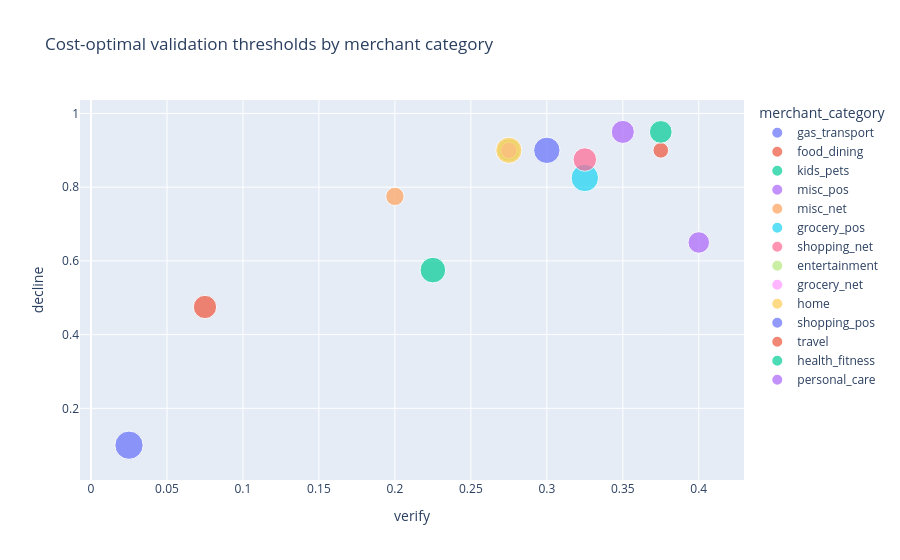

Write notebook code for a chart like this one.
### Code cell
thresholds = (
    pd.DataFrame(metadata["category_thresholds"])
    .T.reset_index(names="merchant_category")
    .sort_values("decline")
)
numeric_columns = ["verify", "decline", "validation_rows", "validation_fraud_rows"]
thresholds[numeric_columns] = thresholds[numeric_columns].apply(pd.to_numeric)
px.scatter(
    thresholds,
    x="verify",
    y="decline",
    color="merchant_category",
    size="validation_rows",
    hover_data=["validation_fraud_rows"],
    title="Cost-optimal validation thresholds by merchant category",
)

### Figure 1 — Plotly figure (JSON) as saved in the notebook; plotly's stock layout.template omitted (floating-point values rounded to 4 significant figures)
{"data": [{"customdata": [[23.0]], "hovertemplate": "merchant_category=gas_transport<br>verify=%{x}<br>decline=%{y}<br>validation_rows=%{marker.size}<br>validation_fraud_rows=%{customdata[0]}<extra></extra>", "legendgroup": "gas_transport", "marker": {"color": "#636efa", "size": [2113.0], "sizemode": "area", "sizeref": 5.282, "symbol": "circle"}, "mode": "markers", "name": "gas_transport", "orientation": "v", "showlegend": true, "type": "scatter", "x": [0.025], "xaxis": "x", "y": [0.1], "yaxis": "y"}, {"customdata": [[5.0]], "hovertemplate": "merchant_category=food_dining<br>verify=%{x}<br>decline=%{y}<br>validation_rows=%{marker.size}<br>validation_fraud_rows=%{customdata[0]}<extra></extra>", "legendgroup": "food_dining", "marker": {"color": "#EF553B", "size": [1432.0], "sizemode": "area", "sizeref": 5.282, "symbol": "circle"}, "mode": "markers", "name": "food_dining", "orientation": "v", "showlegend": true, "type": "scatter", "x": [0.075], "xaxis": "x", "y": [0.475], "yaxis": "y"}, {"customdata": [[9.0]], "hovertemplate": "merchant_category=kids_pets<br>verify=%{x}<br>decline=%{y}<br>validation_rows=%{marker.size}<br>validation_fraud_rows=%{customdata[0]}<extra></extra>", "legendgroup": "kids_pets", "marker": {"color": "#00cc96", "size": [1738.0], "sizemode": "area", "sizeref": 5.282, "symbol": "circle"}, "mode": "markers", "name": "kids_pets", "orientation": "v", "showlegend": true, "type": "scatter", "x": [0.225], "xaxis": "x", "y": [0.575], "yaxis": "y"}, {"customdata": [[5.0]], "hovertemplate": "merchant_category=misc_pos<br>verify=%{x}<br>decline=%{y}<br>validation_rows=%{marker.size}<br>validation_fraud_rows=%{customdata[0]}<extra></extra>", "legendgroup": "misc_pos", "marker": {"color": "#ab63fa", "size": [1224.0], "sizemode": "area", "sizeref": 5.282, "symbol": "circle"}, "mode": "markers", "name": "misc_pos", "orientation": "v", "showlegend": true, "type": "scatter", "x": [0.4], "xaxis": "x", "y": [0.65], "yaxis": "y"}, {"customdata": [[24.0]], "hovertemplate": "merchant_category=misc_net<br>verify=%{x}<br>decline=%{y}<br>validation_rows=%{marker.size}<br>validation_fraud_rows=%{customdata[0]}<extra></extra>", "legendgroup": "misc_net", "marker": {"color": "#FFA15A", "size": [886.0], "sizemode": "area", "sizeref": 5.282, "symbol": "circle"}, "mode": "markers", "name": "misc_net", "orientation": "v", "showlegend": true, "type": "scatter", "x": [0.2], "xaxis": "x", "y": [0.775], "yaxis": "y"}, {"customdata": [[55.0]], "hovertemplate": "merchant_category=grocery_pos<br>verify=%{x}<br>decline=%{y}<br>validation_rows=%{marker.size}<br>validation_fraud_rows=%{customdata[0]}<extra></extra>", "legendgroup": "grocery_pos", "marker": {"color": "#19d3f3", "size": [1993.0], "sizemode": "area", "sizeref": 5.282, "symbol": "circle"}, "mode": "markers", "name": "grocery_pos", "orientation": "v", "showlegend": true, "type": "scatter", "x": [0.325], "xaxis": "x", "y": [0.825], "yaxis": "y"}, {"customdata": [[42.0]], "hovertemplate": "merchant_category=shopping_net<br>verify=%{x}<br>decline=%{y}<br>validation_rows=%{marker.size}<br>validation_fraud_rows=%{customdata[0]}<extra></extra>", "legendgroup": "shopping_net", "marker": {"color": "#FF6692", "size": [1463.0], "sizemode": "area", "sizeref": 5.282, "symbol": "circle"}, "mode": "markers", "name": "shopping_net", "orientation": "v", "showlegend": true, "type": "scatter", "x": [0.325], "xaxis": "x", "y": [0.875], "yaxis": "y"}, {"customdata": [[3.0]], "hovertemplate": "merchant_category=entertainment<br>verify=%{x}<br>decline=%{y}<br>validation_rows=%{marker.size}<br>validation_fraud_rows=%{customdata[0]}<extra></extra>", "legendgroup": "entertainment", "marker": {"color": "#B6E880", "size": [1374.0], "sizemode": "area", "sizeref": 5.282, "symbol": "circle"}, "mode": "markers", "name": "entertainment", "orientation": "v", "showlegend": true, "type": "scatter", "x": [0.275], "xaxis": "x", "y": [0.9], "yaxis": "y"}, {"customdata": [[2.0]], "hovertemplate": "merchant_category=grocery_net<br>verify=%{x}<br>decline=%{y}<br>validation_rows=%{marker.size}<br>validation_fraud_rows=%{customdata[0]}<extra></extra>", "legendgroup": "grocery_net", "marker": {"color": "#FF97FF", "size": [712.0], "sizemode": "area", "sizeref": 5.282, "symbol": "circle"}, "mode": "markers", "name": "grocery_net", "orientation": "v", "showlegend": true, "type": "scatter", "x": [0.275], "xaxis": "x", "y": [0.9], "yaxis": "y"}, {"customdata": [[2.0]], "hovertemplate": "merchant_category=home<br>verify=%{x}<br>decline=%{y}<br>validation_rows=%{marker.size}<br>validation_fraud_rows=%{customdata[0]}<extra></extra>", "legendgroup": "home", "marker": {"color": "#FECB52", "size": [1811.0], "sizemode": "area", "sizeref": 5.282, "symbol": "circle"}, "mode": "markers", "name": "home", "orientation": "v", "showlegend": true, "type": "scatter", "x": [0.275], "xaxis": "x", "y": [0.9], "yaxis": "y"}, {"customdata": [[19.0]], "hovertemplate": "merchant_category=shopping_pos<br>verify=%{x}<br>decline=%{y}<br>validation_rows=%{marker.size}<br>validation_fraud_rows=%{customdata[0]}<extra></extra>", "legendgroup": "shopping_pos", "marker": {"color": "#636efa", "size": [1839.0], "sizemode": "area", "sizeref": 5.282, "symbol": "circle"}, "mode": "markers", "name": "shopping_pos", "orientation": "v", "showlegend": true, "type": "scatter", "x": [0.3], "xaxis": "x", "y": [0.9], "yaxis": "y"}, {"customdata": [[5.0]], "hovertemplate": "merchant_category=travel<br>verify=%{x}<br>decline=%{y}<br>validation_rows=%{marker.size}<br>validation_fraud_rows=%{customdata[0]}<extra></extra>", "legendgroup": "travel", "marker": {"color": "#EF553B", "size": [647.0], "sizemode": "area", "sizeref": 5.282, "symbol": "circle"}, "mode": "markers", "name": "travel", "orientation": "v", "showlegend": true, "type": "scatter", "x": [0.375], "xaxis": "x", "y": [0.9], "yaxis": "y"}, {"customdata": [[6.0]], "hovertemplate": "merchant_category=health_fitness<br>verify=%{x}<br>decline=%{y}<br>validation_rows=%{marker.size}<br>validation_fraud_rows=%{customdata[0]}<extra></extra>", "legendgroup": "health_fitness", "marker": {"color": "#00cc96", "size": [1362.0], "sizemode": "area", "sizeref": 5.282, "symbol": "circle"}, "mode": "markers", "name": "health_fitness", "orientation": "v", "showlegend": true, "type": "scatter", "x": [0.375], "xaxis": "x", "y": [0.95], "yaxis": "y"}, {"customdata": [[5.0]], "hovertemplate": "merchant_category=personal_care<br>verify=%{x}<br>decline=%{y}<br>validation_rows=%{marker.size}<br>validation_fraud_rows=%{customdata[0]}<extra></extra>", "legendgroup": "personal_care", "marker": {"color": "#ab63fa", "size": [1406.0], "sizemode": "area", "sizeref": 5.282, "symbol": "circle"}, "mode": "markers", "name": "personal_care", "orientation": "v", "showlegend": true, "type": "scatter", "x": [0.35], "xaxis": "x", "y": [0.95], "yaxis": "y"}], "layout": {"legend": {"itemsizing": "constant", "title": {"text": "merchant_category"}, "tracegroupgap": 0}, "title": {"text": "Cost-optimal validation thresholds by merchant category"}, "xaxis": {"anchor": "y", "domain": [0.0, 1.0], "title": {"text": "verify"}}, "yaxis": {"anchor": "x", "domain": [0.0, 1.0], "title": {"text": "decline"}}}}
